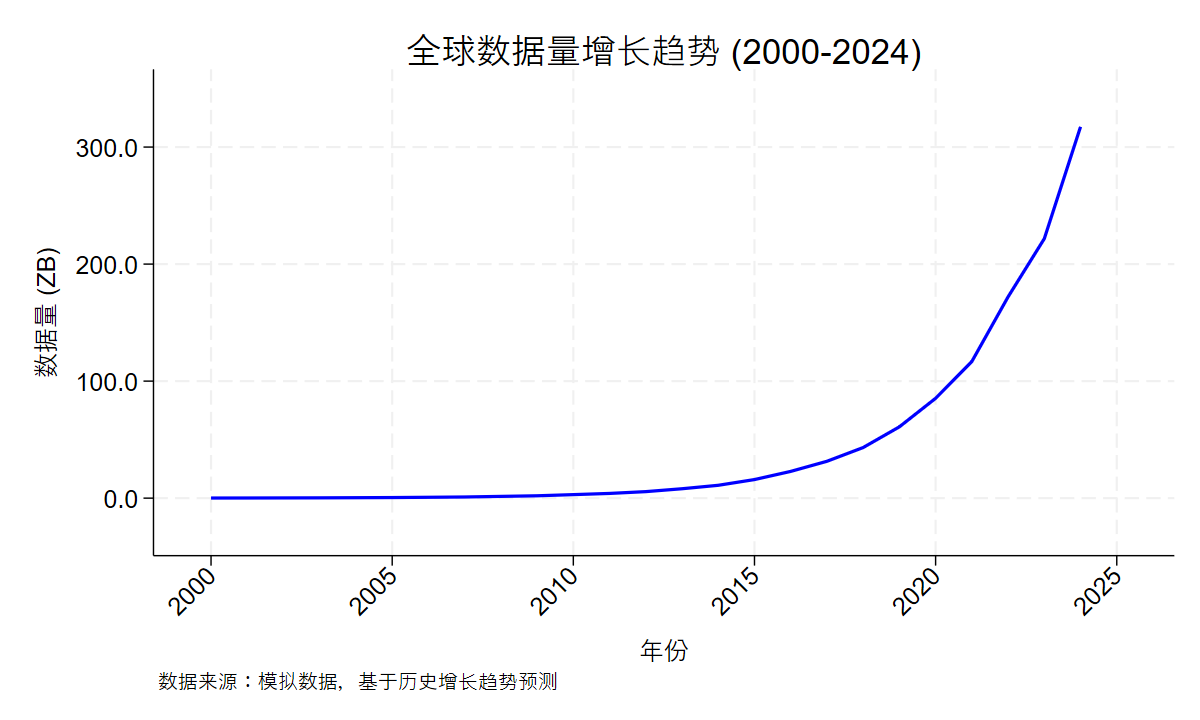
#> input picture fmwww.bc.edu/repec/bocode/g/global_data_growth.png, 1200 x 720 px
$ python addlogo_helper.py --base ../g/global_data_growth.png --logo ../g/grammarschool.jpg --out out.png
#> lines starting #> are read from the running program, lines starting #| are printed output that depends on the picture
#!/usr/bin/env python3
"""addlogo_helper.py -- composite a logo onto a base image (e.g. an exported Stata graph).

This is the compositing engine behind the Stata command ``addlogo`` but it also
works as a stand-alone CLI, so you can stamp any image from a shell / Makefile.

Example
-------
    python addlogo_helper.py --base fig.png --logo logo.png --out fig_branded.png \
        --position se --scale 0.12 --pad 0.02 --opacity 1.0

Options
-------
--position  9 anchors: nw n ne w c e sw s se
            (long forms northwest/north/.../southeast and top-left etc. accepted)
--scale     logo WIDTH as a fraction of the BASE image width (0.12 = 12%)
--pad       margin from the image edge as a fraction of base width (0.02 = 2%)
--opacity   0..1 multiplier applied to the logo's alpha (1 = opaque)
--bg        flatten colour for formats without alpha (jpg/pdf); default white

Notes
-----
* Requires Pillow:  pip install Pillow
* Output format is inferred from the --out extension (png, tif, jpg, pdf, ...).
* The base graph is kept at full resolution; only the logo is resampled
  (Lanczos). Any embedded DPI on the base image is carried through to the
  output so physical size is preserved when you drop it into LaTeX / Word.
"""
import argparse
import os
import sys

# 9-anchor position vocabulary (+ friendly aliases)
_ALIASES = {
    "northwest": "nw", "north": "n", "northeast": "ne",
    "west": "w", "center": "c", "centre": "c", "middle": "c", "east": "e",
    "southwest": "sw", "south": "s", "southeast": "se",
    "topleft": "nw", "top-left": "nw", "top": "n",
    "topright": "ne", "top-right": "ne",
    "bottomleft": "sw", "bottom-left": "sw", "bottom": "s",
    "bottomright": "se", "bottom-right": "se",
    "left": "w", "right": "e",
}
_VALID = {"nw", "n", "ne", "w", "c", "e", "sw", "s", "se"}


def _die(msg):
    sys.stderr.write("addlogo_helper.py ERROR: " + msg + "\n")
    sys.exit(1)


def main():
    p = argparse.ArgumentParser(description="Composite a logo onto a base image.")
    p.add_argument("--base", required=True, help="base image (the exported graph)")
    p.add_argument("--logo", required=True, help="logo image (PNG w/ transparency ideal)")
    p.add_argument("--out", required=True, help="output file (format from extension)")
    p.add_argument("--position", default="se")
    p.add_argument("--scale", type=float, default=0.12)
    p.add_argument("--pad", type=float, default=0.02)
    p.add_argument("--opacity", type=float, default=1.0)
    p.add_argument("--bg", default="white")
    a = p.parse_args()

    try:
        from PIL import Image
    except ImportError:
        _die("Pillow is not installed for this interpreter (%s).\n"
             "         Fix with:  %s -m pip install Pillow"
             % (sys.executable, sys.executable))

    for path, label in ((a.base, "base"), (a.logo, "logo")):
        if not os.path.isfile(path):
            _die("%s file not found: %s" % (label, path))

    pos = _ALIASES.get(a.position.strip().lower(), a.position.strip().lower())
    if pos not in _VALID:
        _die("unknown position '%s'. Use one of: nw n ne w c e sw s se" % a.position)

    base = Image.open(a.base).convert("RGBA")
    logo = Image.open(a.logo).convert("RGBA")
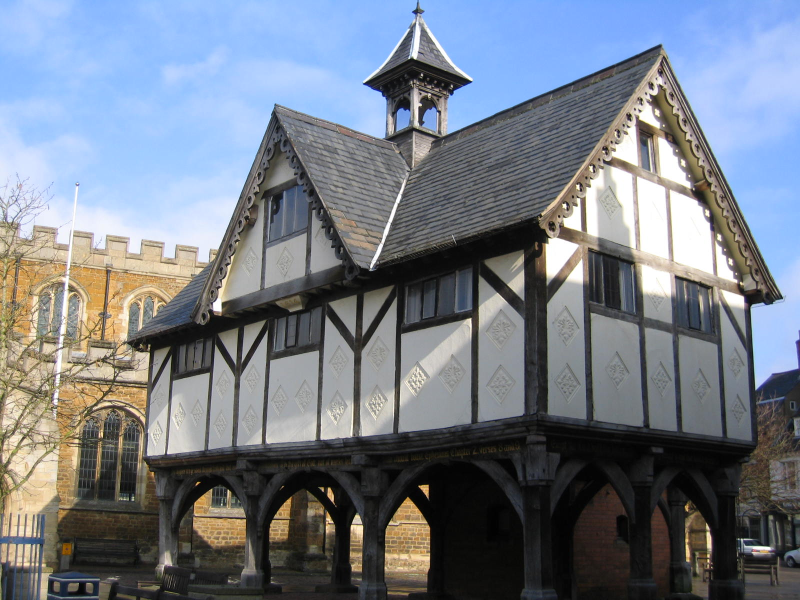
#> input picture fmwww.bc.edu/repec/bocode/g/grammarschool.jpg, 1600 x 1200 px (shown at 1/2 size)
    bw, bh = base.size
#> bw = 1200; bh = 720

    # --- size the logo relative to the base width ---
    target_w = max(1, int(round(a.scale * bw)))
#> target_w = 144
    lw, lh = logo.size
#> lw = 1600; lh = 1200
    target_h = max(1, int(round(target_w * lh / float(lw))))
#> target_h = 108
    logo = logo.resize((target_w, target_h), Image.LANCZOS)
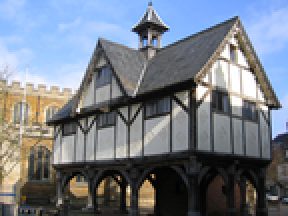
#> logo: PIL image 144x108 RGBA (shown 2 times larger); mean R, G, B, A 116.6, 123.7, 134.3, 255

    # --- apply opacity by scaling the alpha channel ---
    op = min(max(a.opacity, 0.0), 1.0)
    if op < 1.0:
        alpha = logo.getchannel("A").point(lambda v: int(round(v * op)))
        logo.putalpha(alpha)

    # --- anchor geometry ---
    pad = int(round(a.pad * bw))
#> pad = 24
    if pos in ("nw", "w", "sw"):
        x = pad
    elif pos in ("n", "c", "s"):
        x = (bw - target_w) // 2
    else:                                   # ne, e, se
        x = bw - target_w - pad
#> x = 1032
    if pos in ("nw", "n", "ne"):
        y = pad
    elif pos in ("w", "c", "e"):
        y = (bh - target_h) // 2
    else:                                   # sw, s, se
        y = bh - target_h - pad
#> y = 588

    canvas = base.copy()
    canvas.alpha_composite(logo, (x, y))

    # --- save, carrying DPI through; flatten for alpha-less formats ---
    save_kwargs = {}
    dpi = base.info.get("dpi")
    if dpi:
        save_kwargs["dpi"] = dpi

    out_dir = os.path.dirname(os.path.abspath(a.out))
    if out_dir and not os.path.isdir(out_dir):
        os.makedirs(out_dir, exist_ok=True)

    ext = os.path.splitext(a.out)[1].lower().lstrip(".")
    if ext in ("jpg", "jpeg", "pdf", "bmp"):
        bg = Image.new("RGBA", canvas.size, a.bg)
        Image.alpha_composite(bg, canvas).convert("RGB").save(a.out, **save_kwargs)
    else:
        canvas.save(a.out, **save_kwargs)

    print("addlogo_helper.py OK: wrote %s  (%dx%d, logo %dx%d @ %s, pad %dpx, opacity %g)"
          % (a.out, bw, bh, target_w, target_h, pos, pad, op))
#| addlogo_helper.py OK: wrote out.png  (1200x720, logo 144x108 @ se, pad 24px, opacity 1)


if __name__ == "__main__":
    main()
